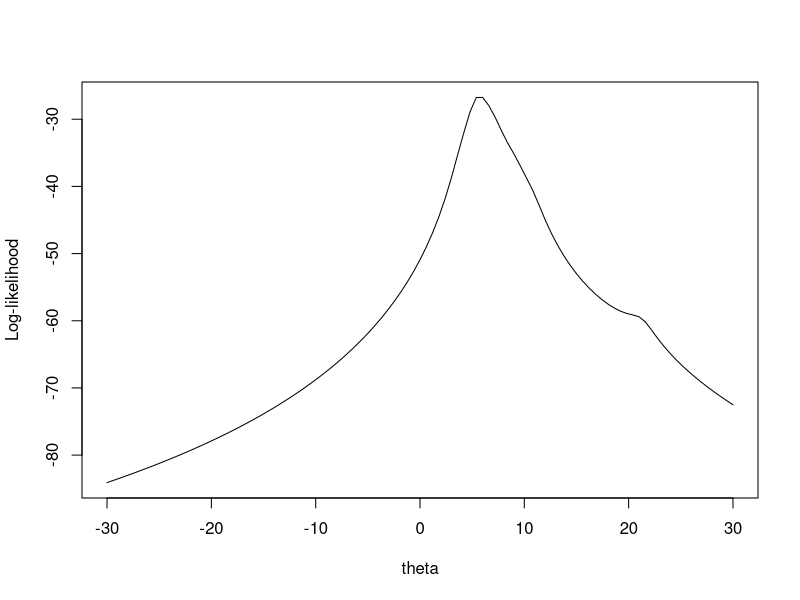

Write R code to recreate this figure.
## ---- chunk 1
set.seed(20180909)
C=rcauchy(10,5)
C

lg <- function(theta){
   l <- sum(dcauchy(C, location = theta, log= TRUE))
   return(l)
}

lf <- Vectorize(lg)
curve(lf, from = -30, to = 30, xname = "theta", ylab = "Log-likelihood")
## ---- chunk 2
set.seed(20180909)
c <- rcauchy(10,5)

lg1 <- function(theta){
  first=-2*sum((theta-c)/(1+(theta-c)^2))
  return(first)
}
lg2 <- function(theta){
  second=-2*sum((1-(theta-c)^2)/(1+(theta-c)^2)^2)
  return(second)
}

start=seq(-10, 20, by = 0.5)
Newton <- function(start, max, tol = 1e-5){
  sp = start
   for(i in 1:max)
   {
      update = sp - lg1(sp)/lg2(sp)
      if(abs(update -sp) < tol) break
      sp = update
   }
  return( c(sp, i ) )
}


result = matrix(0, 61, 2)
for(i in 1:61)
{
   result[i,] = Newton(start[i], 100)
}
colnames(result) = c('Root', '# of iteration')
rownames(result) = c(seq(-10, 20, by = 0.5))

knitr::kable(result)
## ---- chunk 3
set.seed(20180909)
c <- rcauchy(10,5)

lg1 <- function(theta){
  first=-2*sum((theta-c)/(1+(theta-c)^2))
  return(first)
}

start=seq(-10, 20, by = 0.5)
Fixed <- function(start,alpha, max, tol = 1e-5){
  sp = start
   for(i in 1:max)
   {
      update = sp + (alpha*lg1(sp))
      if(abs(update -sp) < tol) break
      sp = update
   }
  return( c(sp, i ) )
}

alpha1 <- matrix(0,61,2)
alpha0.64 <- matrix(0,61,2)
alpha0.25 <- matrix(0,61,2)

for(i in 1:61)
{
   alpha1[i,] = Fixed(start[i], 1, 100)
   alpha0.64[i,]=Fixed(start[i], 0.64, 100)
   alpha0.25[i,]=Fixed(start[i], 0.25, 100)
}
colnames(alpha1) = c('Root', '# of iteration')
rownames(alpha1) = c(seq(-10, 20, by = 0.5))
colnames(alpha0.64) = c('Root', '# of iteration')
rownames(alpha0.64) = c(seq(-10, 20, by = 0.5))
colnames(alpha0.25) = c('Root', '# of iteration')
rownames(alpha0.25) = c(seq(-10, 20, by = 0.5))
knitr::kable(alpha1)
knitr::kable(alpha0.64)
knitr::kable(alpha0.25)
## ---- chunk 4
set.seed(20180909)
c <- rcauchy(10,5)

lg1 <- function(theta){
  first=-2*sum((theta-c)/(1+(theta-c)^2))
  return(first)
}

start=seq(-10, 20, by = 0.5)
Newton <- function(start, max, tol = 1e-5){
  sp = start
   for(i in 1:max)
   {
      update = sp + lg1(sp)/5
      if(abs(update -sp) < tol) break
      sp = update
   }
  return( c(sp, i ) )
}


result = matrix(0, 61, 2)
for(i in 1:61)
{
   result[i,] = Newton(start[i], 100)
}
colnames(result) = c('Root', '# of iteration')
rownames(result) = c(seq(-10, 20, by = 0.5))

knitr::kable(result)
